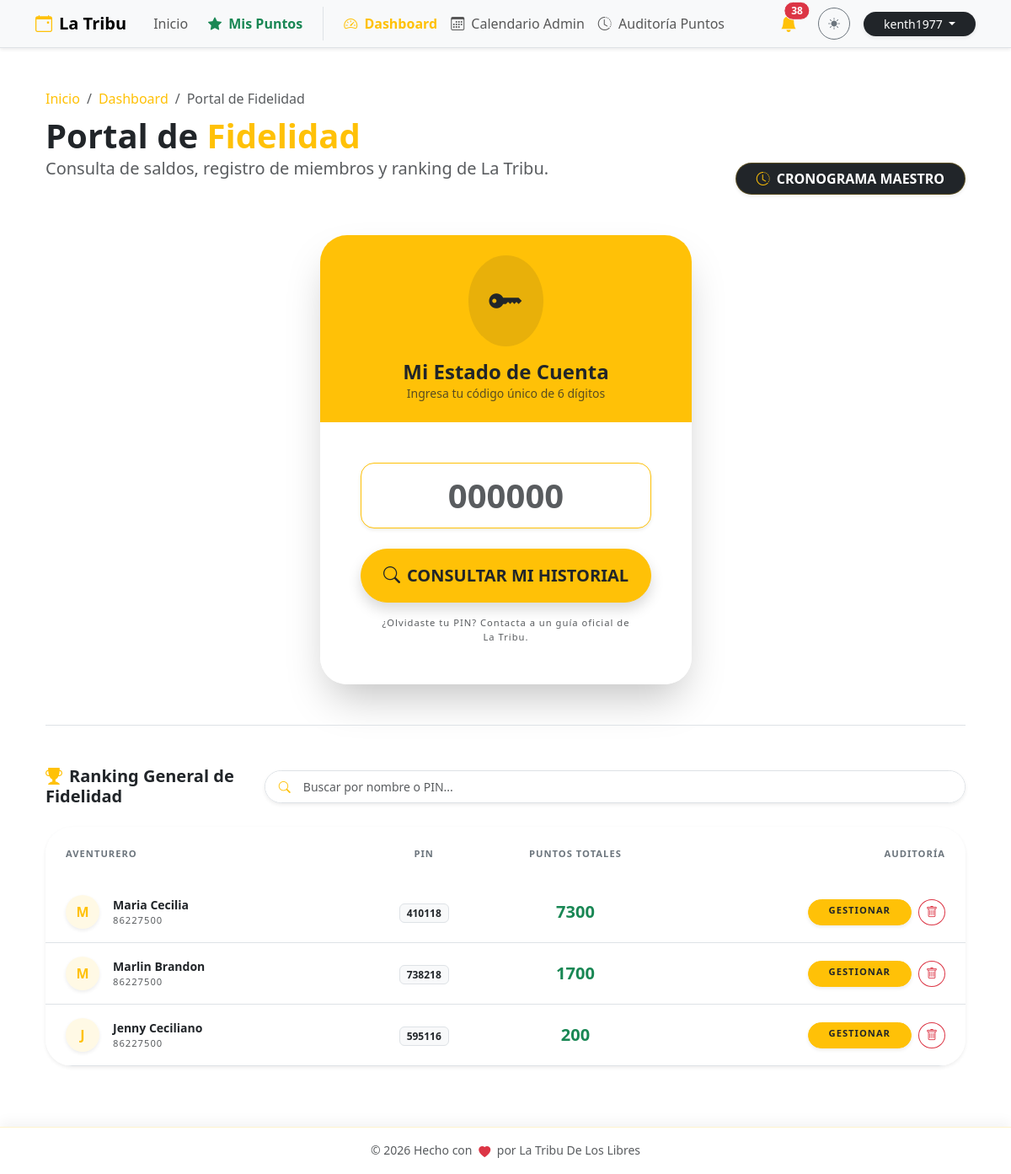
Before: /admin/puntos/ranking (signed in) with the older database file.
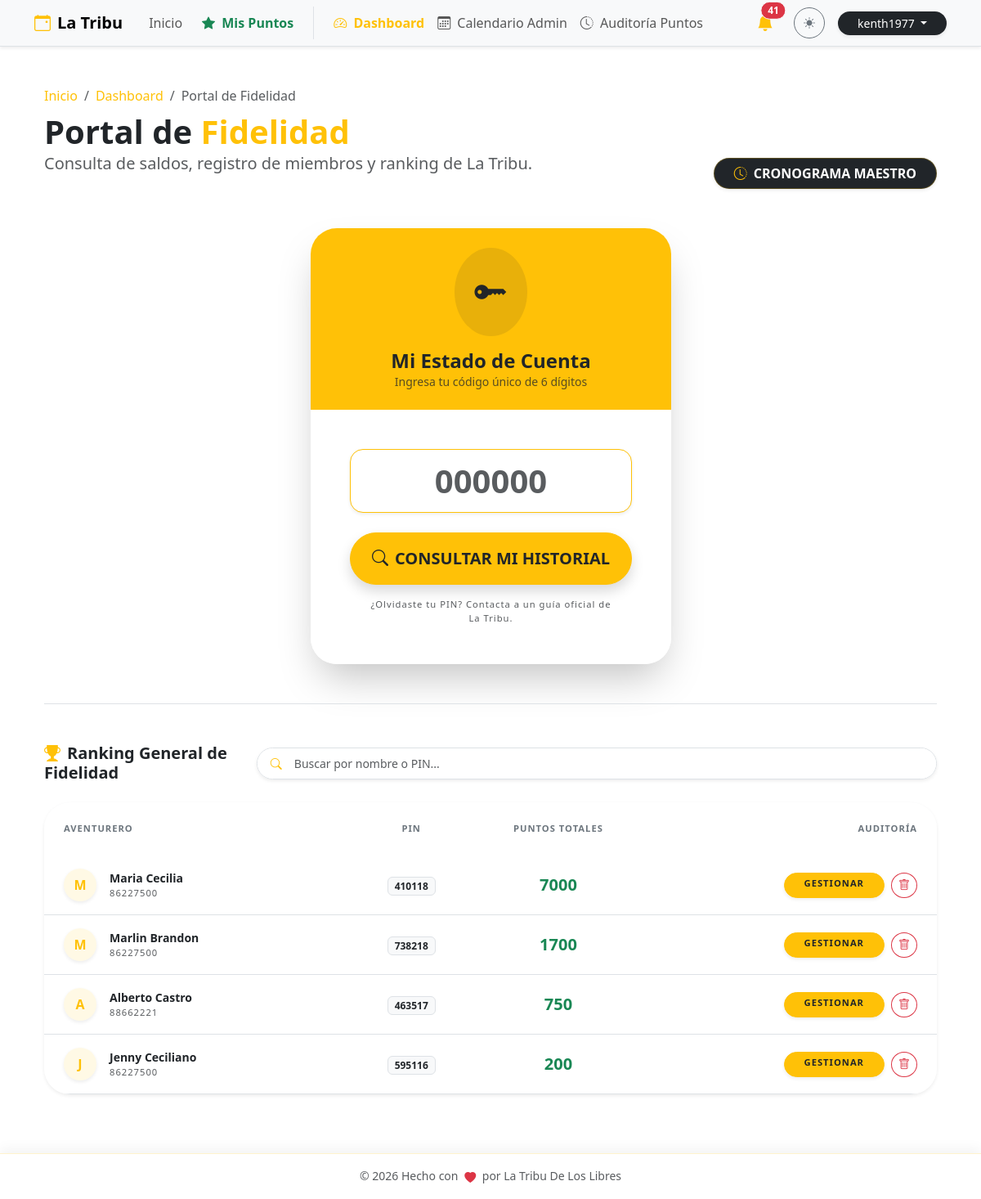
After: the same page with the newer database file.
### db.py (models this page shows)
class Member(db.Model):
    __tablename__ = 'member'
    id = db.Column(db.Integer, primary_key=True)
    pin = db.Column(db.String(6), unique=True, nullable=False)
    nombre = db.Column(db.String(100), nullable=False)
    apellido1 = db.Column(db.String(100), nullable=False)
    apellido2 = db.Column(db.String(100))
    telefono = db.Column(db.String(20))
    birth_date = db.Column(db.Date)
    puntos_totales = db.Column(db.Integer, default=0)
    debt_pending = db.Column(db.Boolean, default=False)
    ultimo_regalo_bday = db.Column(db.Integer, default=0) # Año del último regalo
    bookings = db.relationship('Booking', backref='member', lazy=True)
    logs = db.relationship('PointLog', backref='member', lazy=True)

### puntos.py (the view)
@puntos_bp.route('/ranking')
@login_required
def historial_global():
    if not current_user.is_superuser:
        flash('Acceso restringido a líderes.', 'danger')
        return redirect(url_for('main.home'))
    members = Member.query.order_by(Member.puntos_totales.desc()).all()
    return render_template('puntos.html',
                         members=members,
                         selected_member=None,
                         is_global_schedule=False)

### app.py (called while the page is built)
@login_manager.user_loader
def load_user(user_id):
    try:
        return User.query.get(int(user_id))
    except (TypeError, ValueError, Exception):
        return None

@app.before_request
def force_https():
    if request.headers.get('X-Forwarded-Proto') == 'http':
        url = request.url.replace('http://', 'https://', 1)
        return redirect(url, code=301)

### templates/puntos.html (shortened to what the changed rows need)
    {% extends "base.html" %}
    {% block content %}
    <div class="container py-4">
        <div class="row mb-5 align-items-end animate__animated animate__fadeIn">
            <div class="col-md-7">
                <h1 class="display-6 fw-bold mb-0">
                    {% if is_global_schedule %}
                        Cronograma <span class="text-warning">Maestro</span>
                    {% elif selected_member %}
                        Estado de Cuenta: <span class="text-warning">{{ selected_member.nombre }}</span>
                    {% else %}
                        Portal de <span class="text-warning">Fidelidad</span>
                    {% endif %}
                </h1>
            </div>
        </div>
        {% if is_global_schedule %}
        <div class="card border-0 shadow-lg rounded-5 overflow-hidden animate__animated animate__fadeIn">
            <div class="card-body p-0">
                <div class="table-responsive">
                    <table class="table table-hover align-middle mb-0">
                        <thead class="bg-body-tertiary">
                            <tr>
                                <th class="border-0 px-4 py-3 text-secondary x-small fw-bold text-uppercase">Fecha / Hora</th>
                                <th class="border-0 py-3 text-secondary x-small fw-bold text-uppercase">Miembro (PIN)</th>
                                <th class="border-0 py-3 text-secondary x-small fw-bold text-uppercase text-center">Tipo</th>
                                <th class="border-0 py-3 text-secondary x-small fw-bold text-uppercase">Concepto / Detalle</th>
                                <th class="border-0 py-3 text-secondary x-small fw-bold text-uppercase text-end pe-4">Impacto</th>
                            </tr>
                        </thead>
                        <tbody>
                            {% if logs %}
                                {% for log in logs %}
                                <tr class="animate__animated animate__fadeIn" style="animation-delay: {{ loop.index0 * 0.05 }}s">
                                    <td class="px-4 py-3">
                                        <span class="fw-medium small text-body">{{ log.fecha.strftime('%d %b, %y') }}</span><br>
                                        <small class="text-muted" style="font-size: 0.6rem;">{{ log.fecha.strftime('%H:%M:%S') }}</small>
                                    </td>
                                    <td>
                                        <div class="fw-bold text-body small">{{ log.member }}</div>
                                        <span class="badge bg-light text-dark border x-small" style="font-size: 0.6rem;">{{ log.pin }}</span>
                                    </td>
                                    <td class="text-center">
                                        <span class="badge bg-light text-dark border px-3 py-1 rounded-pill x-small fw-bold">{{ log.tipo }}</span>
                                    </td>
                                    <td class="small text-muted">{{ log.detalle }}</td>
                                    <td class="text-end pe-4">
                                        <span class="fw-bold fs-5 {{ log.color }}">
                                            {% if log.monto > 0 %}+{% endif %}{{ log.monto }}
                                        </span>
                                    </td>
                                </tr>
                                {% endfor %}
                            {% else %}
                                <tr>
                                    <td colspan="5" class="text-center py-5 text-muted">
                                        <i class="bi bi-info-circle display-4 d-block mb-3 opacity-25"></i>
                                        No hay registros globales en el cronograma.
                                    </td>
                                </tr>
                            {% endif %}
                        </tbody>
                    </table>
                </div>
            </div>
        </div>
        {% else %}
            {% if current_user.is_authenticated and current_user.is_superuser %}
                <div class="mt-5 pt-5 border-top animate__animated animate__fadeInUp">
                    <div class="card border-0 shadow-sm rounded-5 bg-body overflow-hidden">
                        <div class="card-body p-0">
                            <div class="table-responsive">
                                <table class="table table-hover align-middle mb-0" id="membersTable">
                                    <thead class="bg-body-tertiary">
                                        <tr>
                                            <th class="border-0 px-4 py-4 text-secondary x-small fw-bold text-uppercase">Aventurero</th>
                                            <th class="border-0 py-4 text-secondary x-small fw-bold text-uppercase text-center">PIN</th>
                                            <th class="border-0 py-4 text-secondary x-small fw-bold text-uppercase text-center">Puntos Totales</th>
                                            <th class="border-0 py-4 text-secondary x-small fw-bold text-uppercase text-end pe-4">Auditoría</th>
                                        </tr>
                                    </thead>
                                    <tbody>
                                        {% if members %}
                                            {% for member in members %}
                                            <tr class="ranking-row">
                                                <td class="px-4 py-3">
                                                    <div class="d-flex align-items-center">
                                                        <div class="avatar-xs me-3 bg-warning bg-opacity-10 text-warning rounded-circle d-flex align-items-center justify-content-center fw-bold shadow-sm" style="width: 40px; height: 40px;">
                                                            {{ member.nombre[0] if member.nombre else '?' }}
                                                        </div>
                                                        <div>
                                                            <div class="fw-bold text-body small member-name-cell">{{ member.nombre }} {{ member.apellido1 }}</div>
                                                            <div class="x-small text-muted">{{ member.telefono }}</div>
                                                        </div>
                                                    </div>
                                                </td>
                                                <td class="text-center"><span class="badge bg-light text-dark border small member-pin-cell">{{ member.pin }}</span></td>
                                                <td class="text-center fw-bold text-success fs-5">{{ member.puntos_totales }}</td>
                                                <td class="text-end pe-4">
                                                    <div class="d-flex justify-content-end gap-2">
                                                        <a href="{{ url_for('puntos.detalle_miembro', member_id=member.id) }}" class="btn btn-warning btn-sm rounded-pill shadow-sm py-1 px-4 x-small fw-bold text-dark">GESTIONAR</a>
                                                        <button class="btn btn-outline-danger btn-sm rounded-circle" data-bs-toggle="modal" data-bs-target="#deleteUserModal{{ member.id }}">
                                                            <i class="bi bi-trash"></i>
                                                        </button>
                                                    </div>
                                                </td>
                                            </tr>
                                            {% endfor %}
                                        {% endif %}
                                    </tbody>
                                </table>
                            </div>
                        </div>
                    </div>
                </div>
            {% endif %}
        {% endif %}
    </div>
    {% endblock %}

### templates/base.html (shortened to what the changed rows need)
<!DOCTYPE html>
<html lang="es" data-bs-theme="light">
<head>
    <link href="https://cdn.jsdelivr.net/npm/bootstrap@5.3.2/dist/css/bootstrap.min.css" rel="stylesheet">
    <link rel="stylesheet" href="https://cdn.jsdelivr.net/npm/bootstrap-icons@1.11.1/font/bootstrap-icons.css">
    <link rel="stylesheet" href="https://cdnjs.cloudflare.com/ajax/libs/animate.css/4.1.1/animate.min.css"/>
</head>
<body>
    <nav class="navbar navbar-expand-lg bg-body-tertiary border-bottom sticky-top shadow-sm">
        <div class="container">
            <div class="collapse navbar-collapse" id="navbarNav">
                <div class="d-flex align-items-center gap-3 mt-3 mt-lg-0">
                    {% if current_user.is_authenticated and current_user.is_superuser %}
                    <div class="dropdown">
                        <button class="btn btn-link position-relative text-dark p-0 me-2" type="button" data-bs-toggle="dropdown" aria-expanded="false">
                            <i class="bi bi-bell-fill fs-5 text-warning"></i>
                            {% if admin_unread_count > 0 %}
                            <span class="position-absolute top-0 start-100 translate-middle badge rounded-pill bg-danger border border-light animate__animated animate__pulse animate__infinite">
                                {{ admin_unread_count }}
                            </span>
                            {% endif %}
                        </button>
                    </div>
                    {% endif %}
                </div>
            </div>
        </div>
    </nav>
    <main class="container py-4">
        {% block content %}{% endblock %}
    </main>
</body>
</html>

Changed rows visible on the page:
changed Member "Maria": puntos_totales "7300" → "7000"
added Member: nombre "A", nombre "Alberto", apellido1 "Castro", telefono "88662221", pin "463517", puntos_totales "750"
Other visible differences:
{{ admin_unread_count }}: "38" → "41"
